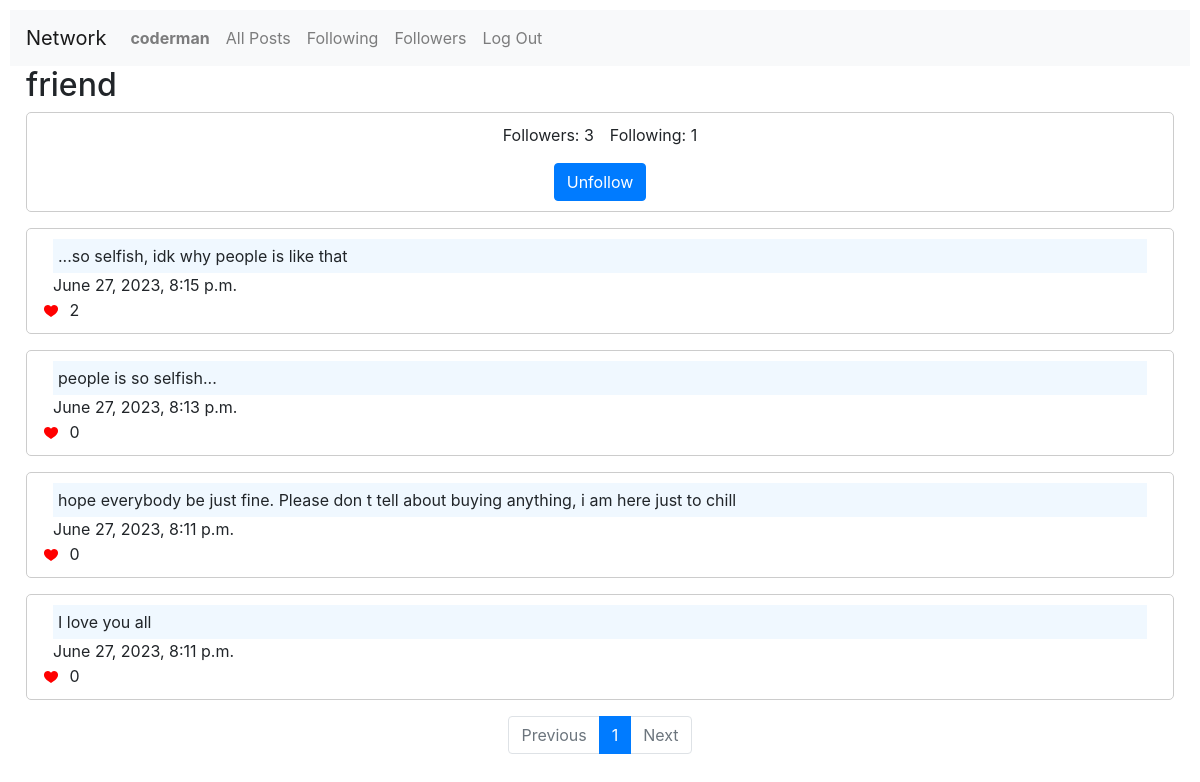
The app's page /profile/friend (signed in) with its own data.
### network/models.py (models this page shows)
class User(AbstractUser):
    pass

class Post(models.Model):
    user = models.ForeignKey(
        User, on_delete=models.CASCADE, default=None, related_name="post"
    )
    created_at = models.DateTimeField(default=timezone.now)
    text = models.TextField(default="")
    likes = models.ManyToManyField(User, related_name="likes")

### network/views.py (the view)
# urls.py: path("profile/<str:username>", views.profile, name="profile"),
def profile(request, username):
    profile_user = User.objects.get(username=username)
    followers = profile_user.following.count()
    followings = profile_user.followers.count()
    posts = Post.objects.filter(user=profile_user).order_by("-created_at")
    is_following = False
    if request.user.is_authenticated:
        profile, created = Profile.objects.get_or_create(user=request.user)
        is_following = profile.following.filter(id=profile_user.id).exists()
    paginator = Paginator(posts, 10)
    page_number = request.GET.get("page")
    page_obj = paginator.get_page(page_number)
    return render(
        request,
        "network/profile.html",
        {
            "profile_user": profile_user,
            "followers": followers,
            "followings": followings,
            "page_obj": page_obj,
            "is_following": is_following,
        },
    )

### network/templates/network/profile.html (shortened to what this page needs)
{% extends "network/layout.html" %}
{% block body %}
<h2 class="ml-3">{{profile_user.username}}</h2>
<div>
    <div class="new-post">
        <div class="d-flex align-items-center flex-column">
            <div class="d-flex">
                <p class="mr-3">Followers: {{followers}}</p>
                <p>Following: {{followings}} </p>
            </div>
            {% if user.is_authenticated and user.username != profile_user.username %}
            <div class="mt-3">
                {% if is_following %}
                <form method="post" action="{% url 'unfollow' profile_user.username %}">
                    <input type="submit" class="btn btn-primary" value="Unfollow" />
                </form>
                {% else %}
                <form method="post" action="{% url 'follow' profile_user.username %}">
                    {% csrf_token %}
                    <input type="submit" class="btn btn-primary" value="Follow" />
                </form>
                {% endif %}
            </div>
            {% endif %}
        </div>
    </div>
    {% if page_obj %}
    {% for post in page_obj%}
    <div class="card-body new-post mt-3">
        <p class="card-text ml-3 mr-3 text">{{post.text}}</p>
        <p class="card-text ml-3">{{post.created_at}}</p>
        <div>
            <button class="like-button" data-post-id="{{ post.id }}">
            </button>
            <span id="likes-{{ post.id }}">{{ post.likes.count }}</span>
        </div>
    </div>
    {% endfor %}
    {% else %}
    <div class="card-body new-post mt-3">
        <p class="alert alert-warning ml-3 mr-3 mt-3">User: <b>{{profile_user.username}}</b> has no post yet...</p>
    </div>
    {% endif %}
    {% include 'network/pagination.html' %}
</div>
{% endblock %}

### network/templates/network/layout.html (shortened to what this page needs)
{% load static %}
<!DOCTYPE html>
<html lang="en">
<head>
    <link rel="stylesheet" href="https://stackpath.bootstrapcdn.com/bootstrap/4.4.1/css/bootstrap.min.css"
>
    <link href="{% static 'network/styles.css' %}" rel="stylesheet">
</head>
<body>
    <nav class="navbar navbar-expand-lg navbar-light bg-light">
        <a class="navbar-brand" href="#">Network</a>
        <div>
            <ul class="navbar-nav mr-auto">
                {% if user.is_authenticated %}
                <li class="nav-item">
                    <a class="nav-link" href="{% url 'profile' user.username %}">
                        <strong>{{ user.username }}</strong>
                    </a>
                </li>
                {% endif %}
                <li class="nav-item">
                    <a class="nav-link" href="{% url 'index' %}">All Posts</a>
                </li>
                {% if user.is_authenticated %}
                <li class="nav-item">
                    <a class="nav-link" href="{% url 'following' %}">Following</a>
                </li>
                <li class="nav-item">
                    <a class="nav-link" href="{% url 'followers' %}">Followers</a>
                </li>
                <li class="nav-item">
                    <a class="nav-link" href="{% url 'logout' %}">Log Out</a>
                </li>
                {% endif %}
            </ul>
        </div>
    </nav>
    <div class="body">
        {% block body %}
        {% endblock %}
    </div>
</body>
</html>

### network/static/network/styles.css (style rules this page uses)
:root { --blue-main-color: #007bff; }
body { padding: 10px; }
.new-post { border: 1px solid #ccc; padding: 10px; margin: 0 1rem; border-radius: 5px; }
p { margin-bottom: 0; }
.card-text.text { background-color: aliceblue; padding: 5px 5px; }
.like-button { background-color: transparent; border: none; cursor: pointer; }

### records on screen
User: username "coderman"
User: username "friend"
Post: text "...so selfish, idk why people is like that", created_at "June 27, 2023, 8:15 p.m.", likes.count "2"
Post: text "people is so selfish...", created_at "June 27, 2023, 8:13 p.m.", likes.count "0"
Post: text "hope everybody be just fine. Please don t tell about buying anything, i am here just to chill", created_at "June 27, 2023, 8:11 p.m.", likes.count "0"
Post: text "I love you all", created_at "June 27, 2023, 8:11 p.m.", likes.count "0"

### other values on screen
{{ followers }} "3"
{{ followings }} "1"
{{ i }} "1"
